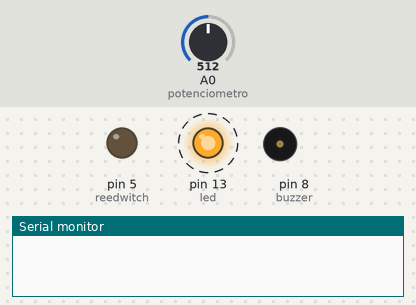
Simulated run of this sketch. Board: Arduino Uno, built with avr-gcc and run on an emulated ATmega328P. Parts: output pins drawn as LEDs (lit = HIGH), buzzer (waves = sounding), the last lines printed to the serial monitor. Dashed ring = blinking. The inputs (shaded band) are chosen by the test bench; at power-on: A0 (potenciometro) = 512. Pins used as bus, display or sensor lines are not drawn.

Above: at 0.12 s.
At 2.57 s:
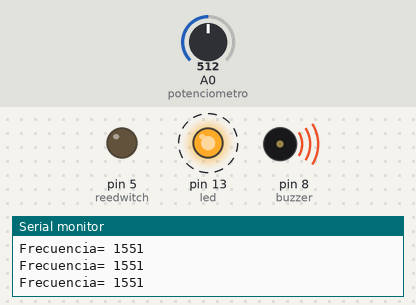
Timing chart, 0 to 3.0 s (numbered marks = the images above):
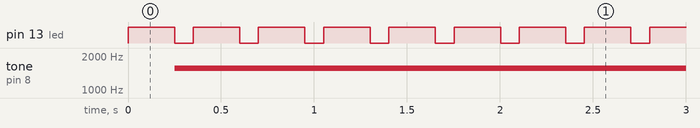

Measured:
- by itself, pin 13 (led): alternates HIGH for 0.25 s and LOW for 0.10 s
- by itself, tone on pin 8 (buzzer): silent → 1551 Hz at 0.25 s

The sketch:

AlarmaReedWitch.ino
```cpp
//Empezamos definidnedo las variables

int led=13;
int reedwitch=5;
int buzzer=8;
int val=0;
int potenciometro=A0;//la variable donde se almacenara lo valores leeidos del potenciometro para luego utilizarlos como parametros de la  frecuencia
int frecuencia;
int tono;// El valor que se leea en el potenciometro sera almacenado en esta vriable
int duracion=500;


void setup() {
  // Definimos las salidas y entradas
pinMode(led,OUTPUT);
pinMode(reedwitch,OUTPUT);
pinMode(buzzer,OUTPUT);
pinMode(tono,INPUT);

Serial.begin(9600);
}

void loop() {

// put your main code here, to run repeatedly:
val=digitalRead(reedwitch);//lee el valor en el reedwitch
if(val==LOW){
 digitalWrite(led,HIGH);
 digitalWrite(buzzer,HIGH);
 delay(250);
 digitalWrite(led,LOW);
 digitalWrite(buzzer,LOW);

 tono=analogRead(potenciometro);
 frecuencia=map(tono,0,1023,100,3000);//Aqui se denota el alcance que tendra la frecuencia
 tone(buzzer,frecuencia,duracion);
 Serial.print("Frecuencia= ");
 Serial.println(frecuencia);
 delay(100);//si aumenta el delay la frecuencia sera menor y si se disminuye sera mayo
  }
  else{
   digitalWrite(led,LOW);
   digitalWrite(buzzer,LOW);

    }
}
```
